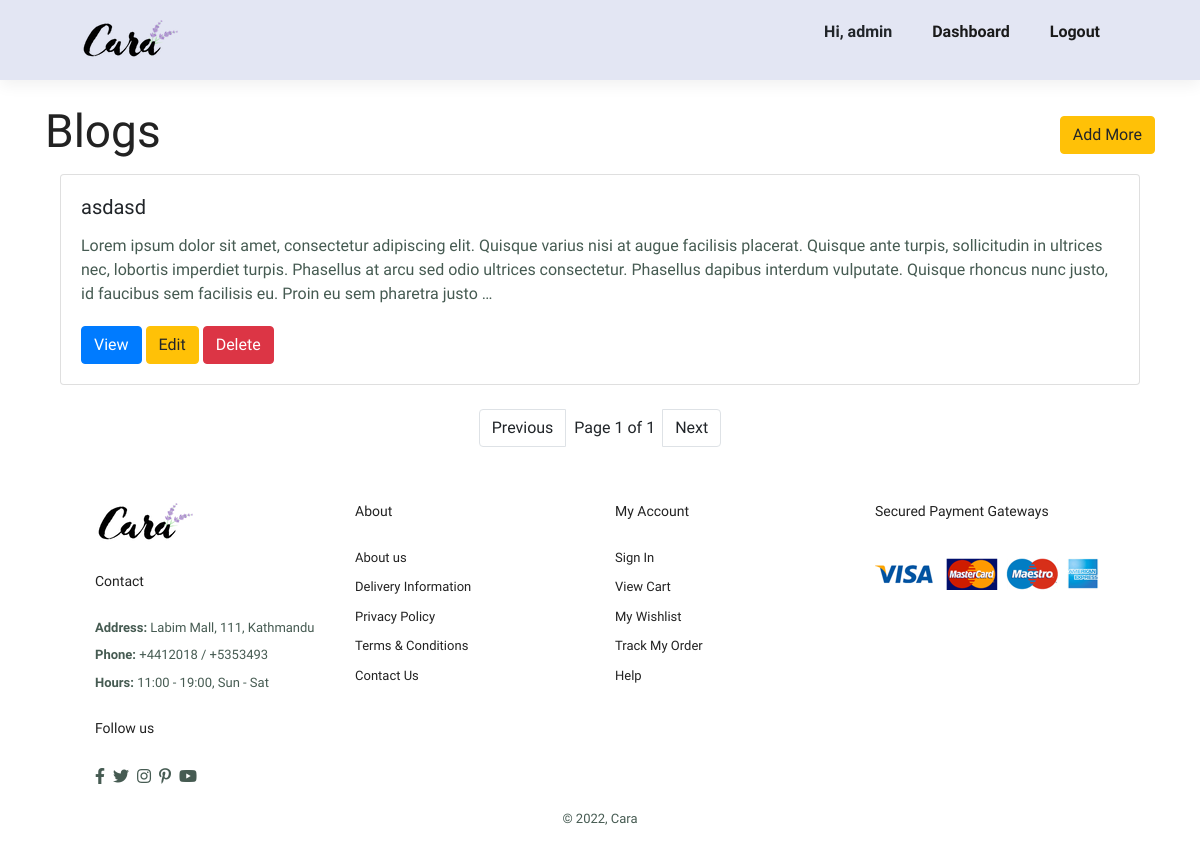
The page /all-blogs/ (signed in) on the database as committed earlier.
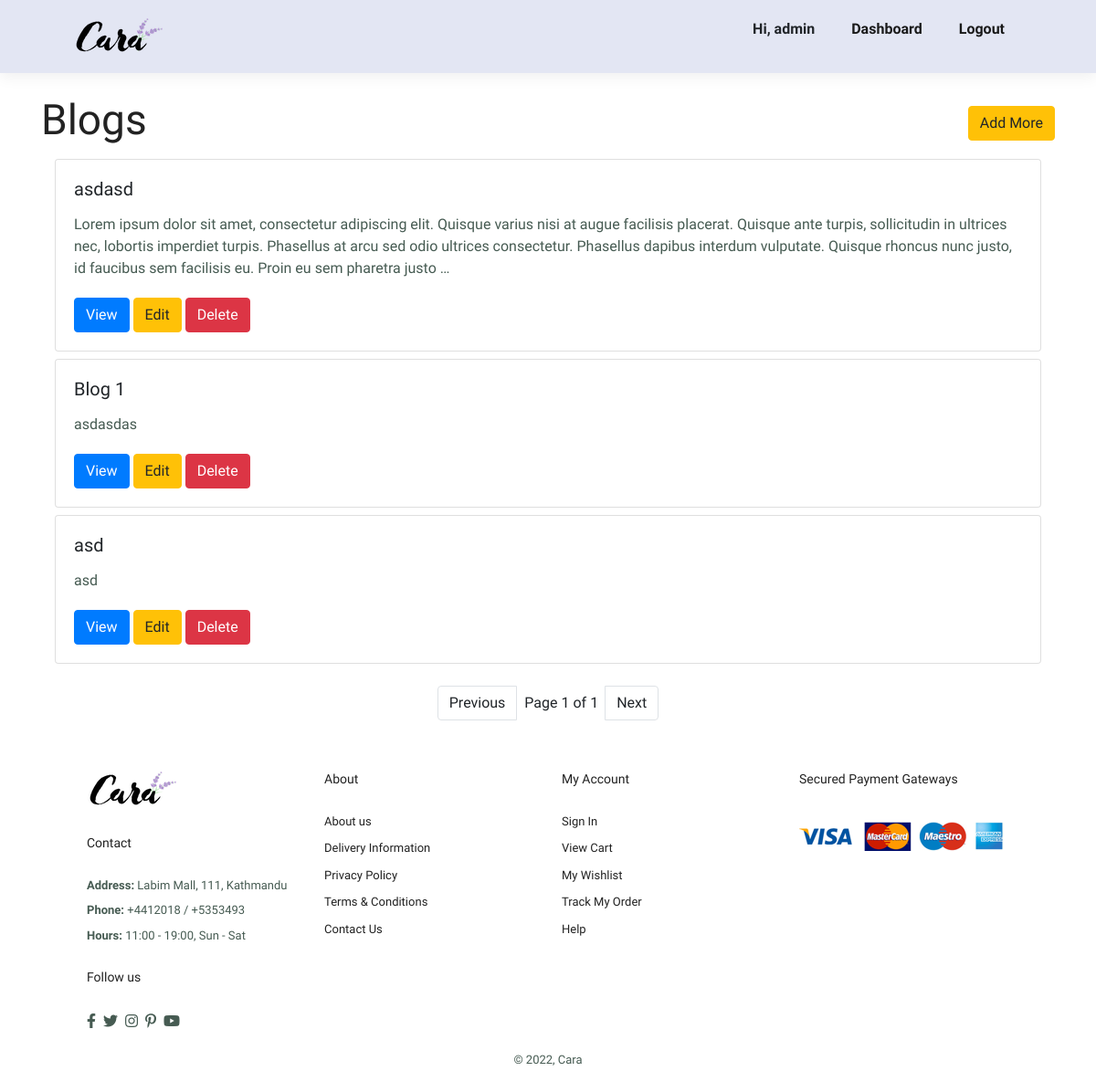
The same page on the database as committed later.
### store/models.py (models this page shows, shortened)
class Blog(models.Model):
	BLOG_TAGS = (
		("design", "Design"),
		("fashion", "Fashion")
	)
	SKIN_TYPES = (
	(	'normal', "Normal"),
	('combination', 'Combination'),
	('oily', "Oily")
	)
	SKINCARE_CONCERNS = (
		('dullness', 'Dullness'),
		("uneventexture",'Uneven Texture'),
		('acne', 'Acne'),
		('blemishes','Blemishes')
	)
	FORMULATION = (
		('liquid', "Liquid"),
	)
	HIGHLIGHTED_INGREDIENTS = (
	('ga','Glycolic Acid'),
	('la','Lactic Acid'),
	('sa','Salicylic Acid'),
	)
	user = models.ForeignKey(User, on_delete=models.CASCADE)
	title = models.CharField(max_length=200, null=False)
	description = models.TextField()
	tag= models.CharField(max_length=10, choices=BLOG_TAGS)
	slug = models.SlugField(unique=True, max_length=100)
	published_at = models.DateField(auto_now_add=True)
	image = models.ImageField(null=True, blank=True)
	skin_type = MultiSelectField(choices=SKIN_TYPES, min_choices=1)
	highlighted_ingredients = MultiSelectField(choices=HIGHLIGHTED_INGREDIENTS, min_choices=1)
	skincare_concerns = MultiSelectField(choices=SKINCARE_CONCERNS, min_choices= 1)
	formulation = models.CharField(max_length=10, choices=FORMULATION)

### store/views.py (the view)
# urls.py: path('all-blogs/', views.BlogListView.as_view(template_name="admin/blog_list.html"), name="blog_list"),
class BlogListView(LoginRequiredMixin, ListView):
	login_url = "/login/"
	model= Blog
	paginate_by = 10

### store/templates/admin/blog_list.html
{% extends "base/index.html" %}
{% block content %}
<div class="container mt-4">
  <div class="d-flex flex-row align-items-center justify-content-between">
<h2 >Blogs</h2>
      <a href="{% url 'add_blog' %}" class="btn btn-warning">Add More</a>
  </div>
{% for blog in object_list %}
<div class="col mt-2">
  <div class="card">
    <div class="card-body">
      <h5 class="card-title">{{blog.title}}</h5>
      <p class="card-text">{{ blog.description | truncatewords:"50"  }}</p>
      <a href="{% url 'blog_detail_view' blog.slug %}" class="btn btn-primary">View</a>
      <a class="btn btn-warning" href="{% url 'blog_update_form' blog.slug %}">Edit</a>
      <a href="{% url 'blog_delete_form' blog.slug %}" class="btn btn-danger">Delete</a>
    </div>
  </div>
</div>
{% empty %}
  <p>No  Blogs Created</p>
{% endfor %}
<nav aria-label="Page navigation example" class="mt-4">
  <ul class="pagination justify-content-center">
    {% if page_obj.has_previous %}
    <li class="page-item"><a class="page-link" href="?page=1">1</a></li>
    <li class="page-item"><a class="page-link" href="?page={{ page_obj.previous_page_number }}">Previous</a></li>
    {% else %}
    <li class="page-item"><a class="page-link disabled" >Previous</a></li>
    {% endif %}
  <li class="page-item d-flex align-items-center mx-2">
    Page {{ page_obj.number }} of {{ page_obj.paginator.num_pages }}
  </li>
  {% if page_obj.has_next %}
    <li class="page-item"><a class="page-link" href="?page={{ page_obj.next_page_number }}">Next</a></li>
    <li class="page-item"><a class="page-link" href="?page={{ page_obj.paginator.num_pages }}">Last</a></li>
  {% else %}
    <li class="page-item"><a class="page-link disabled" >Next</a></li>
  {% endif %}
  </ul>
</nav>
</div>
{% endblock %}

Rows that differ between the two databases and show on the page:
added Blog: title "Blog 1", description "asdasdas"
added Blog: title "asd", description "asd"
